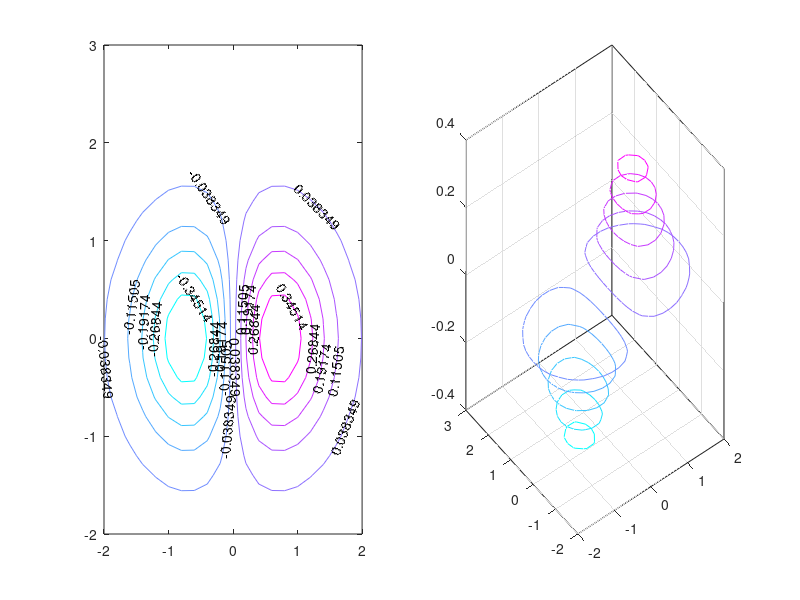

This figure's MATLAB source:
figure
[X,Y]=meshgrid(-2:.2:2,-2:.2:3);
Z=X.*exp(-X.^2-Y.^2);

% 二维等高线
subplot(1,2,1);
[C,h]=contour(X,Y,Z);
clabel(C,h)
colormap cool % 使用冷色调

% 三维等高线
subplot(1,2,2);
% [x,y,z] = peaks;
% countour3(x,y,z,16,'s');
contour3(X,Y,Z)
